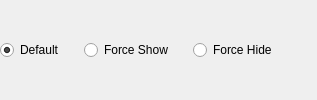
                      <widget class="QWidget" name="horizontalWidget_23" native="true">
                       <layout class="QHBoxLayout" name="horizontalLayout_8">
                        <property name="spacing">
                         <number>20</number>
                        </property>
                        <property name="leftMargin">
                         <number>0</number>
                        </property>
                        <property name="topMargin">
                         <number>0</number>
                        </property>
                        <property name="rightMargin">
                         <number>0</number>
                        </property>
                        <property name="bottomMargin">
                         <number>0</number>
                        </property>
                        <item>
                         <widget class="QRadioButton" name="sDefaultRdo">
                          <property name="cursor">
                           <cursorShape>PointingHandCursor</cursorShape>
                          </property>
                          <property name="text">
                           <string>Default</string>
                          </property>
                          <property name="checked">
                           <bool>true</bool>
                          </property>
                         </widget>
                        </item>
                        <item>
                         <widget class="QRadioButton" name="sShowRdo">
                          <property name="cursor">
                           <cursorShape>PointingHandCursor</cursorShape>
                          </property>
                          <property name="text">
                           <string>Force Show</string>
                          </property>
                         </widget>
                        </item>
                        <item>
                         <widget class="QRadioButton" name="sHideRdo">
                          <property name="cursor">
                           <cursorShape>PointingHandCursor</cursorShape>
                          </property>
                          <property name="text">
                           <string>Force Hide</string>
                          </property>
                         </widget>
                        </item>
                        <item>
                         <spacer name="horizontalSpacer_5">
                          <property name="orientation">
                           <enum>Qt::Horizontal</enum>
                          </property>
                          <property name="sizeHint" stdset="0">
                           <size>
                            <width>40</width>
                            <height>20</height>
                           </size>
                          </property>
                         </spacer>
                        </item>
                       </layout>
                      </widget>
